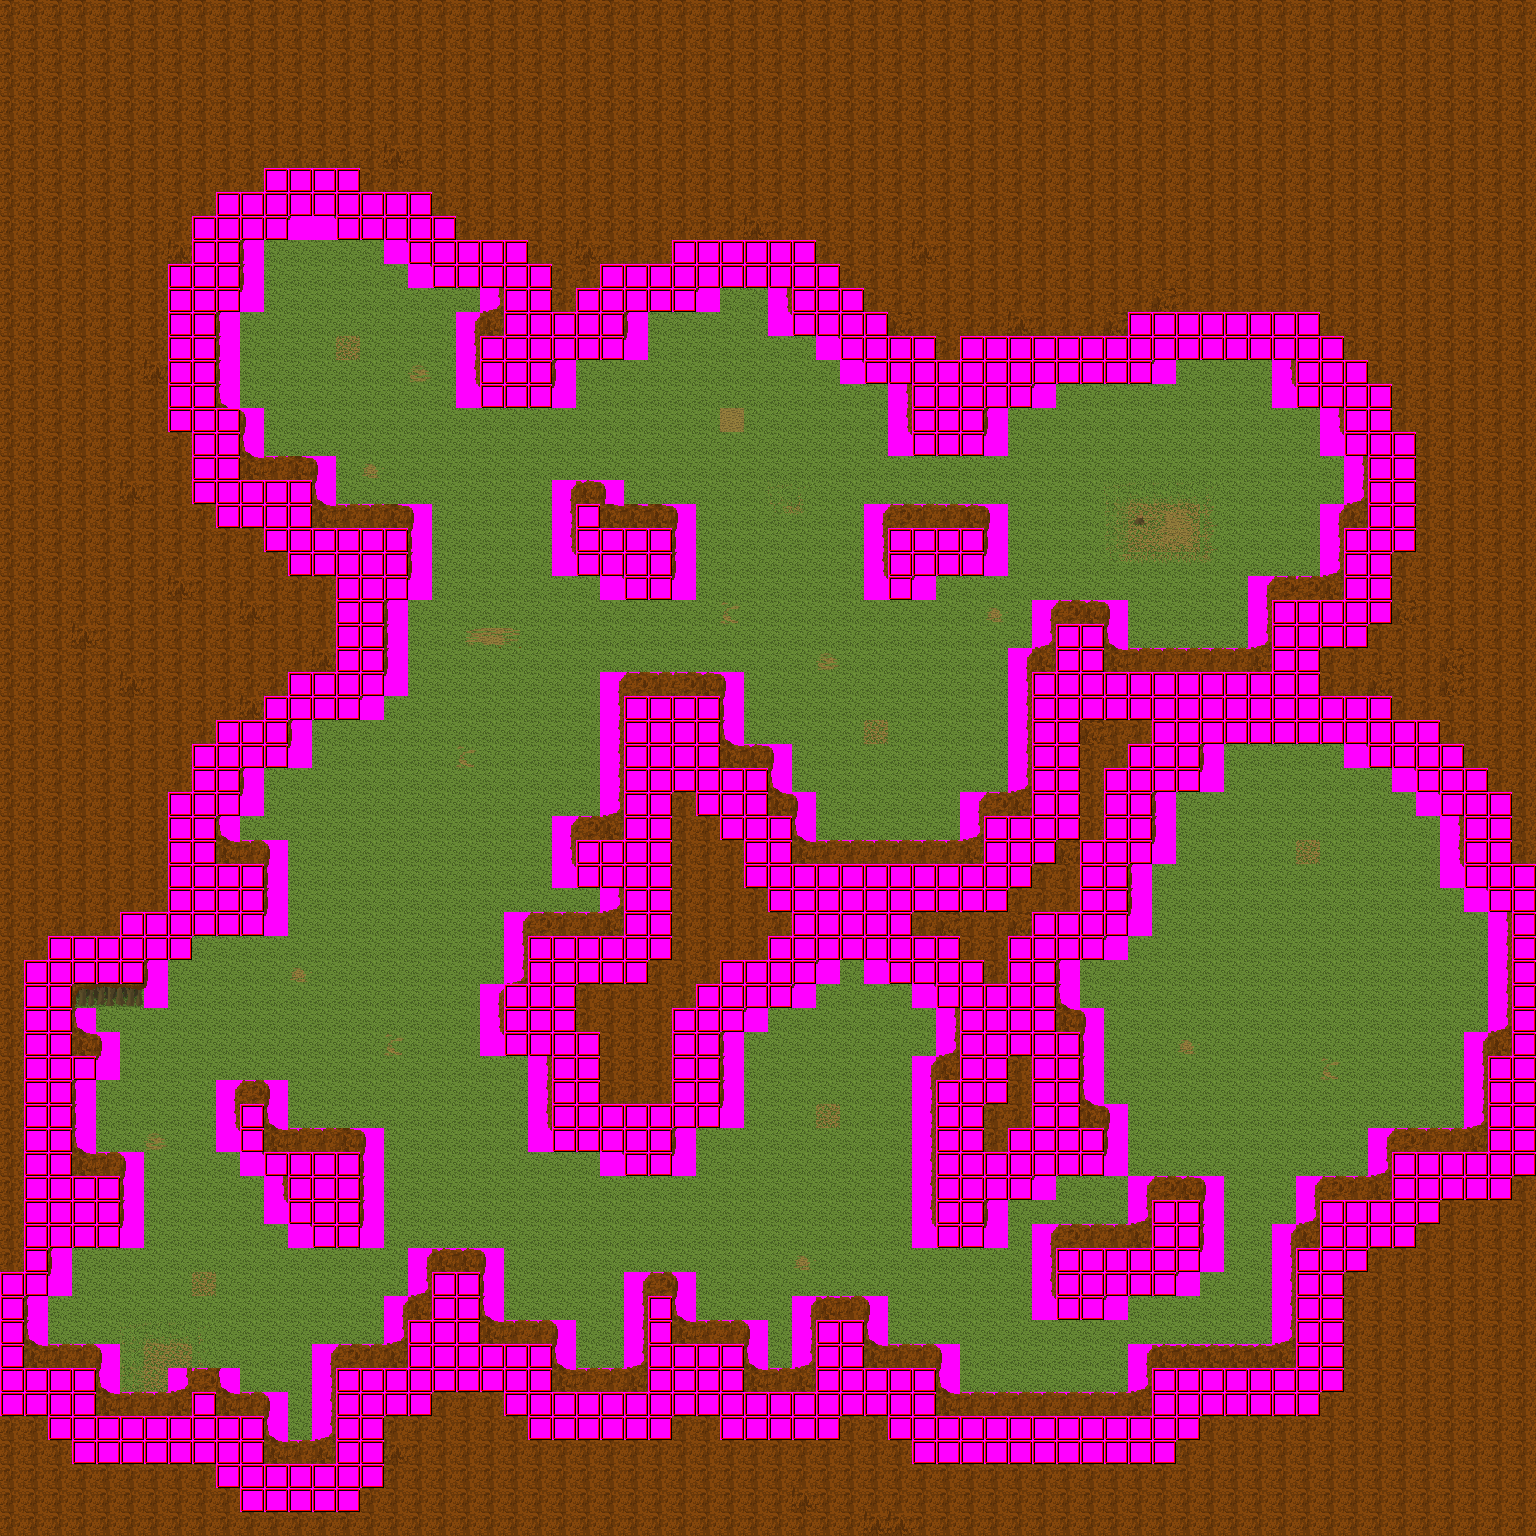

A 2D game scene composited from a Tiled map and its tileset images. What follows is a short description and the map's XML, with each tile layer's data collapsed to a summary:
An orthogonal 64x64 tile map with 24x24 px tiles, 3 tile layers (Ground, Upper, Obstacle), 2 tilesets.

<map version="0.99b" orientation="orthogonal" width="64" height="64" tilewidth="24" tileheight="24">
 <tileset name="Forest" firstgid="1" tilewidth="24" tileheight="24">
  <image source="../bitmaps/tiles_forest.bmp" trans="ff00ff" />
 </tileset>
 <tileset name="Obstacles" firstgid="122" tilewidth="24" tileheight="24">
  <image source="../bitmaps/tiles_obstacle.bmp" trans="ff00ff" />
 </tileset>
 <layer name="Ground" width="64" height="64">
  <data>[4096 cells, 4096 non-empty, 37 distinct tile ids]</data>
  <tileproperties />
 </layer>
 <layer name="Upper" width="64" height="64">
  <data>[4096 cells, 405 non-empty, 21 distinct tile ids]</data>
  <tileproperties />
 </layer>
 <layer name="Obstacle" width="64" height="64">
  <data>[4096 cells, 843 non-empty, 1 distinct tile ids]</data>
  <tileproperties />
 </layer>
</map>